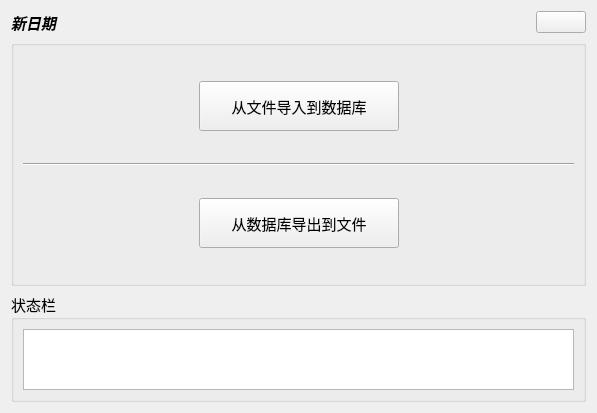
<?xml version="1.0" encoding="UTF-8"?>
<ui version="4.0">
 <class>BackupDatabaseWidget</class>
 <widget class="QWidget" name="BackupDatabaseWidget">
  <property name="geometry">
   <rect>
    <x>0</x>
    <y>0</y>
    <width>597</width>
    <height>413</height>
   </rect>
  </property>
  <property name="windowTitle">
   <string>Form</string>
  </property>
  <layout class="QGridLayout" name="gridLayout_4">
   <item row="0" column="0">
    <layout class="QGridLayout" name="gridLayout_3">
     <item row="0" column="2">
      <widget class="QPushButton" name="refreshButton">
       <property name="maximumSize">
        <size>
         <width>50</width>
         <height>16777215</height>
        </size>
       </property>
       <property name="text">
        <string/>
       </property>
       <property name="icon">
        <iconset resource="../../../lz_client_main/resource/icons.qrc">
         <normaloff>:/image/refresh.png</normaloff>:/image/refresh.png</iconset>
       </property>
      </widget>
     </item>
     <item row="0" column="0" colspan="2">
      <widget class="QLabel" name="newestLabel">
       <property name="font">
        <font>
         <family>微软雅黑</family>
         <pointsize>11</pointsize>
         <weight>75</weight>
         <italic>true</italic>
         <bold>true</bold>
        </font>
       </property>
       <property name="text">
        <string>新日期</string>
       </property>
      </widget>
     </item>
    </layout>
   </item>
   <item row="1" column="0">
    <widget class="QGroupBox" name="groupBox_2">
     <property name="title">
      <string/>
     </property>
     <layout class="QGridLayout" name="gridLayout_2">
      <item row="7" column="1">
       <widget class="QPushButton" name="leading_out_pushButton">
        <property name="minimumSize">
         <size>
          <width>200</width>
          <height>50</height>
         </size>
        </property>
        <property name="font">
         <font>
          <family>微软雅黑</family>
          <pointsize>11</pointsize>
         </font>
        </property>
        <property name="text">
         <string>从数据库导出到文件</string>
        </property>
        <property name="icon">
         <iconset resource="../../../lz_client_main/resource/icons.qrc">
          <normaloff>:/image/export.png</normaloff>:/image/export.png</iconset>
        </property>
       </widget>
      </item>
      <item row="2" column="0">
       <spacer name="horizontalSpacer">
        <property name="orientation">
         <enum>Qt::Horizontal</enum>
        </property>
        <property name="sizeHint" stdset="0">
         <size>
          <width>40</width>
          <height>20</height>
         </size>
        </property>
       </spacer>
      </item>
      <item row="2" column="1">
       <widget class="QPushButton" name="leading_in_pushButton">
        <property name="minimumSize">
         <size>
          <width>200</width>
          <height>50</height>
         </size>
        </property>
        <property name="font">
         <font>
          <family>微软雅黑</family>
          <pointsize>11</pointsize>
         </font>
        </property>
        <property name="text">
         <string>从文件导入到数据库</string>
        </property>
        <property name="icon">
         <iconset resource="../../../lz_client_main/resource/icons.qrc">
          <normaloff>:/image/import.png</normaloff>:/image/import.png</iconset>
        </property>
       </widget>
      </item>
      <item row="5" column="0" colspan="3">
       <widget class="Line" name="line">
        <property name="orientation">
         <enum>Qt::Horizontal</enum>
        </property>
       </widget>
      </item>
      <item row="7" column="0">
       <spacer name="horizontalSpacer_2">
        <property name="orientation">
         <enum>Qt::Horizontal</enum>
        </property>
        <property name="sizeHint" stdset="0">
         <size>
          <width>40</width>
          <height>20</height>
         </size>
        </property>
       </spacer>
      </item>
      <item row="2" column="2">
       <spacer name="horizontalSpacer_3">
        <property name="orientation">
         <enum>Qt::Horizontal</enum>
        </property>
        <property name="sizeHint" stdset="0">
         <size>
          <width>40</width>
          <height>20</height>
         </size>
        </property>
       </spacer>
      </item>
      <item row="7" column="2">
       <spacer name="horizontalSpacer_4">
        <property name="orientation">
         <enum>Qt::Horizontal</enum>
        </property>
        <property name="sizeHint" stdset="0">
         <size>
          <width>40</width>
          <height>20</height>
         </size>
        </property>
       </spacer>
      </item>
      <item row="1" column="1">
       <spacer name="verticalSpacer">
        <property name="orientation">
         <enum>Qt::Vertical</enum>
        </property>
        <property name="sizeHint" stdset="0">
         <size>
          <width>20</width>
          <height>40</height>
         </size>
        </property>
       </spacer>
      </item>
      <item row="8" column="1">
       <spacer name="verticalSpacer_2">
        <property name="orientation">
         <enum>Qt::Vertical</enum>
        </property>
        <property name="sizeHint" stdset="0">
         <size>
          <width>20</width>
          <height>40</height>
         </size>
        </property>
       </spacer>
      </item>
      <item row="3" column="1">
       <spacer name="verticalSpacer_3">
        <property name="orientation">
         <enum>Qt::Vertical</enum>
        </property>
        <property name="sizeHint" stdset="0">
         <size>
          <width>20</width>
          <height>40</height>
         </size>
        </property>
       </spacer>
      </item>
      <item row="6" column="1">
       <spacer name="verticalSpacer_4">
        <property name="orientation">
         <enum>Qt::Vertical</enum>
        </property>
        <property name="sizeHint" stdset="0">
         <size>
          <width>20</width>
          <height>40</height>
         </size>
        </property>
       </spacer>
      </item>
     </layout>
    </widget>
   </item>
   <item row="2" column="0">
    <widget class="QGroupBox" name="groupBox">
     <property name="maximumSize">
      <size>
       <width>16777215</width>
       <height>110</height>
      </size>
     </property>
     <property name="font">
      <font>
       <family>微软雅黑</family>
       <pointsize>11</pointsize>
      </font>
     </property>
     <property name="title">
      <string>状态栏</string>
     </property>
     <layout class="QGridLayout" name="gridLayout">
      <item row="0" column="0">
       <widget class="QTextEdit" name="status_textEdit">
        <property name="maximumSize">
         <size>
          <width>16777215</width>
          <height>100</height>
         </size>
        </property>
       </widget>
      </item>
     </layout>
    </widget>
   </item>
  </layout>
 </widget>
 <resources>
  <include location="../../../lz_client_main/resource/icons.qrc"/>
 </resources>
 <connections/>
</ui>
